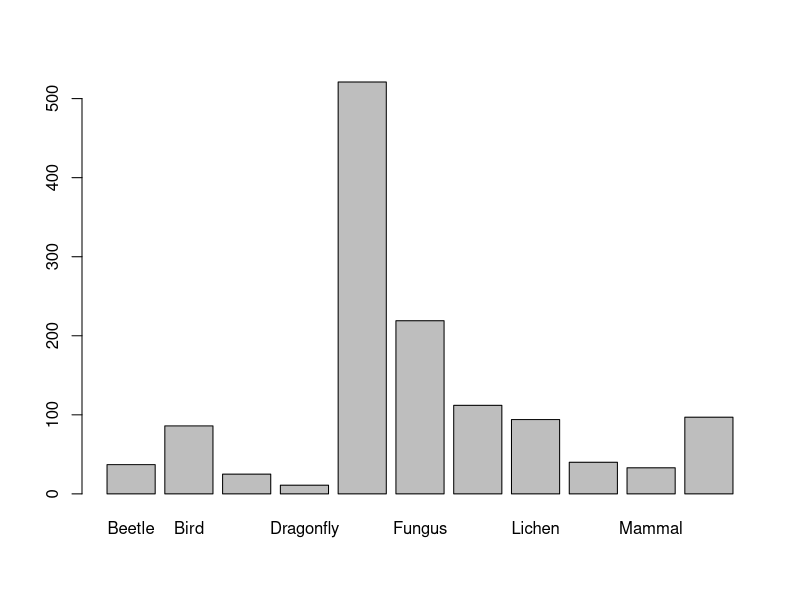
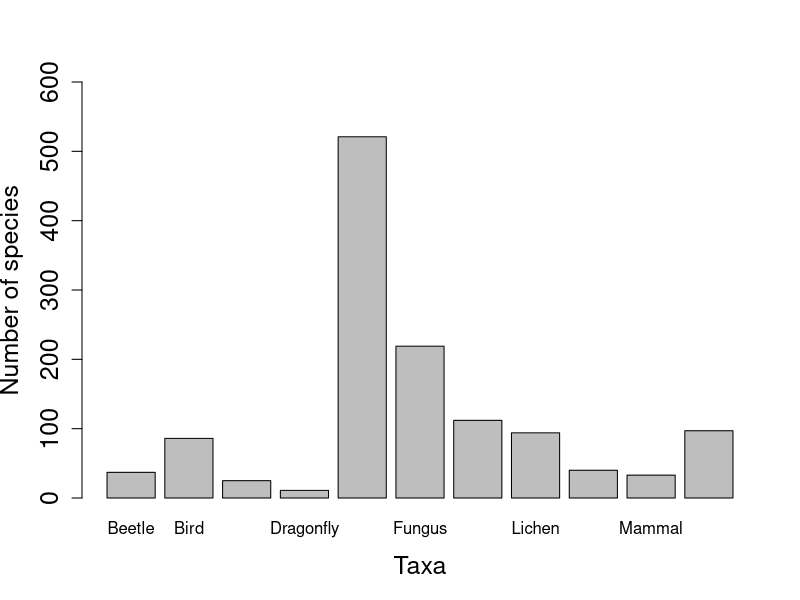
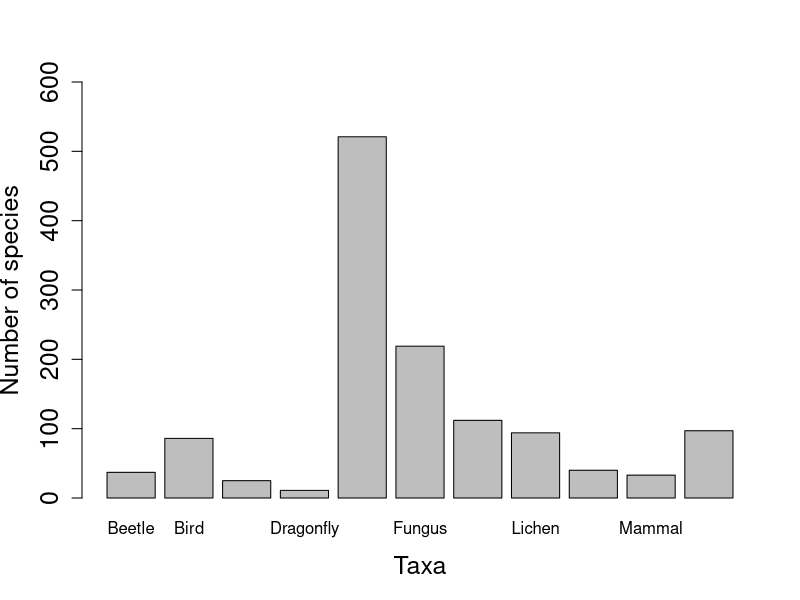

Source code (R) for these figures, in order:
# Coding Club Workshop 1 R Basics 
# Learning how to import and explore data, and make graphs through investigating Edinburgh's biodiversity

# Written by Gergana Daskalova 6/11/16 University of Edinburgh

# Loading the necessary packages - here dplyr by Hadley Whickam from which we will use the filter() function
library(dplyr)

# Importing Edinburgh Biodiversity Data, publicly available from the NBN Gateway https://data.nbn.org.uk/
# You can write out the file location, e.g. C:/My Documents 
# Or you can click the "Import Dataset" button and navigate to where you've saved your file.
edidiv <- read.csv("edidiv.csv")

# It's good practice to always check your imported data before starting analysis
head(edidiv)
tail(edidiv)
str(edidiv)
dim(edidiv)
summary(edidiv)

# We can create a vector (a series of values) listing how many species from each taxa have been recorded in Edinburgh
# We will filter out the data for each taxon group and then count the unique species within it
# Here we are only hinting to all the cool stuff we can do with dplyr - we will learn more in later tutorials.

Beetle <- filter(edidiv, taxonGroup == "Beetle")
Bird <- filter(edidiv, taxonGroup == "Bird")
Butterfly <- filter(edidiv, taxonGroup == "Butterfly")
Dragonfly <- filter(edidiv, taxonGroup == "Dragonfly")
Flowering.Plants <- filter(edidiv, taxonGroup == "Flowering.Plants")
Fungus <- filter(edidiv, taxonGroup == "Fungus")
Hymenopteran <- filter(edidiv, taxonGroup == "Hymenopteran")
Lichen <- filter(edidiv, taxonGroup == "Lichen")
Liverwort <- filter(edidiv, taxonGroup == "Liverwort")
Mammal <- filter(edidiv, taxonGroup == "Mammal")
Mollusc <- filter(edidiv, taxonGroup == "Mollusc")

# To find out the number of different species in each taxa, we will use the function unique() together (length)

a <- length(unique(Beetle$taxonName))
b <- length(unique(Bird$taxonName))
c <- length(unique(Butterfly$taxonName))
d <- length(unique(Dragonfly$taxonName))
e <- length(unique(Flowering.Plants$taxonName))
f <- length(unique(Fungus$taxonName))
g <- length(unique(Hymenopteran$taxonName))
h <- length(unique(Lichen$taxonName))
i <- length(unique(Liverwort$taxonName))
j <- length(unique(Mammal$taxonName))
k <- length(unique(Mollusc$taxonName))

# We can now combine all those object in one vector and add labels 
biodiv <- c(a,b,c,d,e,f,g,h,i,j,k)
names(biodiv) <- c("Beetle", 
                   "Bird", 
                   "Butterfly", 
                   "Dragonfly", 
                   "Fl.Plants", 
                   "Fungus", 
                   "Hymenopteran", 
                   "Lichen", 
                   "Liverwort", 
                   "Mammal", 
                   "Mollusc")

# We have all the values now, so we can visualise them quickly with the barplot() function
barplot(biodiv)

# There's a few things not quite right that we should fix
# Add in axis titles 
# Make all column labels visible
# Set the limits for the y axis
# We can use the help() function to figure out what code we can add in to fix the issues
help(barplot)
help(par)

# We also want to save our plot
png("barplot.png", width=950, height=500)
barplot(biodiv, xlab="Taxa", ylab="Number of species", ylim=c(0,600), cex.axis=1.5, cex.lab=1.5)
dev.off()
# The plot has been saved in your working directory
# To confirm where that was, you can use getwd(), and to change it, you can use setwd()
getwd()

# This was a vector of values, each with a label, which is suitable when dealing with just one set of values
# In most cases you will have more variables and categories
# For that we will use data frames - we can save a data frame as a csv file to use again later

taxa <- c("Beetle", 
          "Bird", 
          "Butterfly", 
          "Dragonfly", 
          "Fl.Plants", 
          "Fungus", 
          "Hymenopteran", 
          "Lichen", 
          "Liverwort", 
          "Mammal", 
          "Mollusc")
taxa_f <- factor(taxa)
richness <- c(a,b,c,d,e,f,g,h,i,j,k)
biodata <- data.frame(taxa_f, richness)
write.csv(biodata, file="biodata.csv")

# If we want to make the same barplot using the data frame, not the vector, we need to slightly change the code
# We need to tell the barplot() function exactly what we want it to plot, in our case the richness
png("barplot2.png", width=950, height=500)
barplot(biodata$richness, names.arg=c("Beetle", 
                                      "Bird", 
                                      "Butterfly", 
                                      "Dragonfly", 
                                      "Fl.Plants", 
                                      "Fungus", 
                                      "Hymenopteran", 
                                      "Lichen", 
                                      "Liverwort", 
                                      "Mammal", 
                                      "Mollusc"),
        xlab="Taxa", ylab="Number of species", ylim=c(0,600), cex.axis=1.5, cex.lab=1.5)
dev.off()

# In this tutorial we found out how many species from a range of taxa have been recorded in Edinburgh.